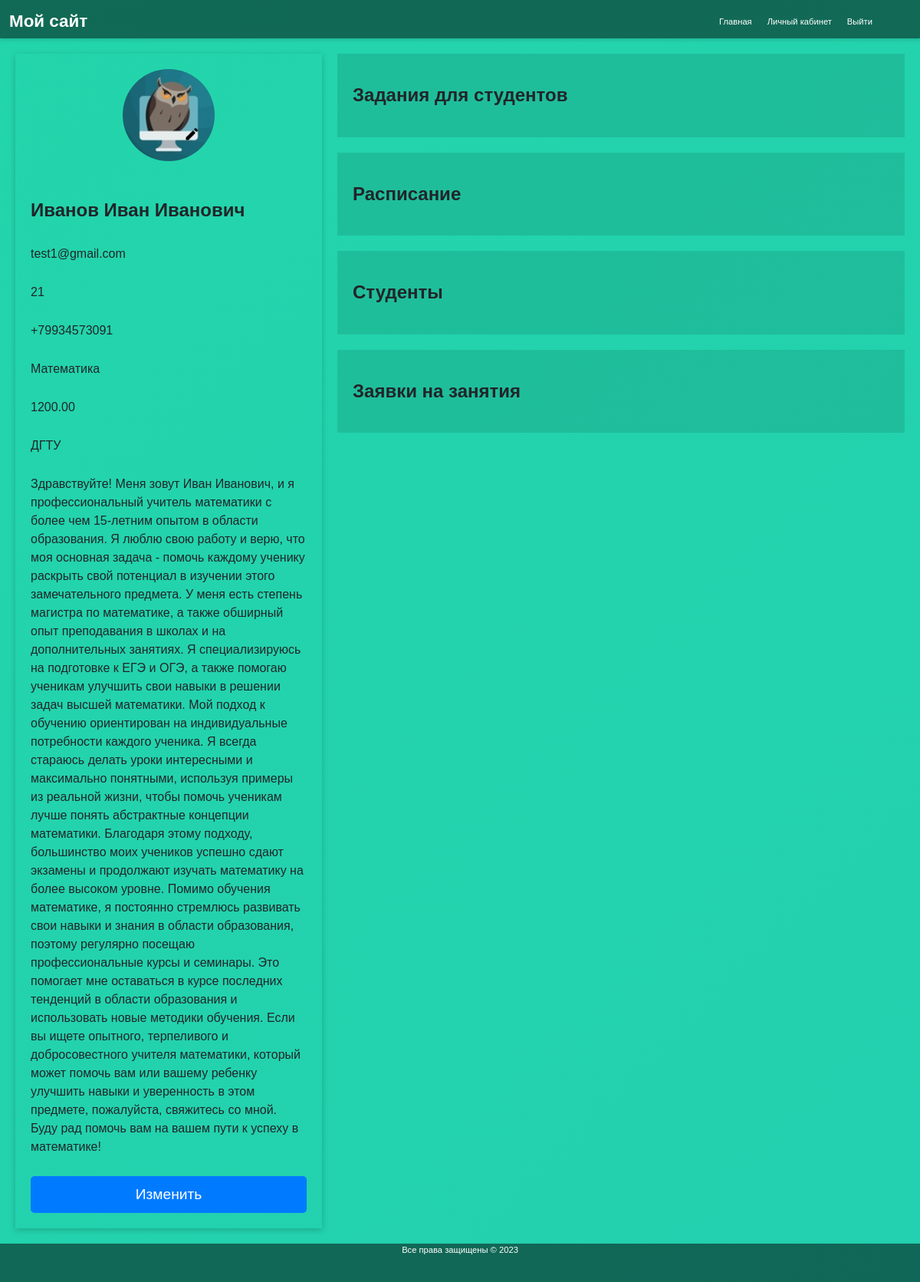
The app's page /tutor_dashboard/ (signed in) with its own data.
### tutorapp/models.py (models this page shows, shortened)
class Tutor(models.Model):
    user = models.OneToOneField(User, on_delete=models.CASCADE, null=True, blank=True)
    name = models.CharField(max_length=100, default="Нет имени")
    age = models.IntegerField(null=True)
    email = models.EmailField()
    phone = models.CharField(max_length=20, null=True)
    subject = models.ForeignKey(Subject, on_delete=models.CASCADE, null=True)
    hourly_rate = models.DecimalField(max_digits=6, decimal_places=2, null=True)
    qualification = models.TextField(null=True)
    homeworks = models.ManyToManyField(Homework, related_name='tutors', null=True)
    bio = models.TextField(null=True)
    avatar = models.ImageField(upload_to='avatars/', null=True, blank=True)

class Subject(models.Model):
    name = models.CharField(max_length=200)
    description = models.TextField()
    def __str__(self):
        return self.name

### tutorapp/views.py (the view, shortened to what this page needs)
# urls.py: path('tutor_dashboard/', views.tutor_dashboard, name='tutor_dashboard'),
@login_required  # Декоратор, требующий авторизации пользователя.
def tutor_dashboard(request):
    tutor = Tutor.objects.filter(user=request.user).first()  # Получение объекта репетитора, связанного с текущим пользователем.
    if tutor is None:  # Если репетитор не найден, производится перенаправление на страницу приветствия.
        return redirect('tutorapp:welcome')
    if request.method == 'POST':  # Обработка POST-запроса.
        form = TutorProfileForm(request.POST, request.FILES, instance=tutor)  # Создание формы с данными из запроса и текущим экземпляром репетитора.
        if form.is_valid():  # Проверка валидности формы.
            form.save()  # Сохранение формы.
    else:  # Если запрос не POST, создается пустая форма.
        form = TutorProfileForm(instance=tutor)
    enrollments = Enrollment.objects.filter(tutor=tutor)  # Получение списка записей на уроки для данного репетитора.
    grouped_enrollments = defaultdict(list)  # Создание словаря, где ключи - пары (id студента, id предмета), а значения - списки записей.
    for enrollment in enrollments:
        key = (enrollment.student.id, enrollment.subject.id)  # Формирование ключа.
        grouped_enrollments[key].append(enrollment)  # Добавление записи в соответствующий список.
    display_enrollments = []  # Список для отображения записей.
    days_mapping = {  # Создание словаря, сопоставляющего числа дней недели с их названиями.
        1: 'Понедельник',
        2: 'Вторник',
        3: 'Среда',
        4: 'Четверг',
        5: 'Пятница',
        6: 'Суббота',
        7: 'Воскресенье'
    }
    lessons = Lesson.objects.filter(tutor=tutor)  # Получение списка уроков данного репетитора.
    current_week = datetime.now().isocalendar()[1]  # Получение номера текущей недели.
    next_week = current_week + 1  # Получение номера следующей недели.
    lessons = [lesson for lesson in lessons if current_week <= lesson.date.isocalendar()[1] <= next_week]  # Фильтрация уроков по дате.
    students = Student.objects.filter(lesson__in=lessons).distinct()  # Получение списка уникальных студентов, имеющих уроки.
    lessons_weekday = defaultdict(list)  # Создание словаря, где ключи - дни недели, а значения - списки уроков.
    for lesson in lessons:
        weekday = days_mapping[lesson.date.weekday() + 1]  # Преобразование номера дня недели в его название.
        date = lesson.date.strftime('%d.%m.%Y')  # Преобразование даты урока в строку.
        weekday_key = f'{weekday} {date}'  # Создание ключа для словаря lessons_weekday.
        start_time = lesson.date.strftime('%H:%M')  # Преобразование времени начала урока в строку.
        end_time = (datetime.strptime(start_time, '%H:%M') + timedelta(minutes=lesson.duration)).strftime('%H:%M')  # Вычисление времени окончания урока.
        title = lesson.title.replace(' lesson', '')  # Удаление 'lesson' из названия урока.
        lesson_info = {'start_time': start_time,
                       'end_time': end_time,
                       'title': title}  # Создание словаря информации об уроке.
        lessons_weekday[weekday_key].append(lesson_info)  # Добавление информации об уроке в список уроков для данного дня.
    days_order = {v: k for k, v in days_mapping.items()}  # Создание словаря, сопоставляющего названия дней недели с их числами.
    sorted_lessons_weekday = {weekday: sorted(lessons, key=lambda x: x['start_time']) for weekday, lessons in
                              lessons_weekday.items()}  # Сортировка уроков каждого дня по времени начала.
    sorted_lessons_weekday = dict(sorted(sorted_lessons_weekday.items(),
                                         key=lambda item: (days_order[item[0].split()[0]], item[0].split()[1])))  # Сортировка дней по порядку в неделе и по дате.
    lessons_data = []  # Список для информации об уроках.
    for lesson in lessons:  # Обработка каждого урока.
        homework = Homework.objects.filter(lesson=lesson).first()  # Получение домашнего задания для урока.
        tasks = []  # Список заданий.
        if homework:  # Если есть домашнее задание.
            tasks = [{  # Добавление информации о задании в список.
                'exercise': task.exercise,
                'answer': task.answer,
                'student_answer': StudentAnswer.objects.filter(task=task).first()
            } for task in homework.tasks.all()]
        lesson_data = {  # Создание словаря с информацией об уроке.
            'id': lesson.id,
            'formatted_date': lesson.date.strftime('%d.%m.%Y в %H:%M'),
            'duration': lesson.duration,
            'student_name': lesson.student.name,
            'title': lesson.title.replace(' lesson', ''),
            'homework': homework,
            'tasks': tasks,
        }
        lessons_data.append(lesson_data)  # Добавление информации об уроке в список.
    return render(request, 'TutorLk.html', {
        'tutor': tutor,
        'display_enrollments': display_enrollments,
        'lessons': lessons_data,
        'students': students,
        'sorted_lessons_weekday': sorted_lessons_weekday,
        'form': form,
    })

### templates/TutorLk.html (shortened to what this page needs)
{% load static %}
<!DOCTYPE html>
<html>
<head>
    <link rel="stylesheet" href="https://stackpath.bootstrapcdn.com/bootstrap/4.3.1/css/bootstrap.min.css">
    <link rel="stylesheet" href="{% static 'tutorlk.css' %}">
</head>
<body>
    <div class="tutor-dashboard">
        <header>
            <div class="header-content">
                <h1>Мой сайт</h1>
                <nav>
                    <ul>
                        {% if user.is_authenticated %}
                            <li><a href="{% url 'tutorapp:main' %}">Главная</a></li>
                            <li><a href="{% url 'tutorapp:tutor_dashboard' %}">Личный кабинет</a></li>
                            <li><a href="{% url 'tutorapp:logout' %}">Выйти</a></li>
                        {% else %}
                            <li><a href="{% url 'tutorapp:login' %}">Войти</a></li>
                            <li><a href="{% url 'tutorapp:register' %}">Зарегистрироваться</a></li>
                        {% endif %}
                    </ul>
                </nav>
            </div>
        </header>
        <main>
            <div class="grid-container">
                <section class="profile-section">
                    <div class="lef-card">
                        <div class="avatar" style="position:relative;">
                            {% if tutor.avatar %}
                                <img src="{{ tutor.avatar.url }}">
                            {% else %}
                                <img src="{% static 'avatar.jpg' %}">
                            {% endif %}
                            <form id="avatar-form" method="POST" enctype="multipart/form-data">
                                <label for="id_avatar" style="cursor:pointer;position:absolute;bottom:10px;right:10px;">
                                    <img src="{% static 'pencil_icon.png' %}" style="width:20px;">
                                </label>
                            </form>
                        </div>
                        <div id="info">
                            <div class="info-field">
                                <h2>{{ tutor.name }}</h2>
                            </div>
                            <div class="info-field">
                                <p>{{ tutor.email }}</p>
                            </div>
                            <div class="info-field">
                                <p>{{ tutor.age }}</p>
                            </div>
                            <div class="info-field">
                                <p>{{ tutor.phone }}</p>
                            </div>
                            <div class="info-field">
                                <p>{{ tutor.subject }}</p>
                            </div>
                            <div class="info-field">
                                <p>{{ tutor.hourly_rate }}</p>
                            </div>
                            <div class="info-field">
                                <p>{{ tutor.qualification }}</p>
                            </div>
                            <div class="info-field">
                                <p>{{ tutor.bio }}</p>
                            </div>
                            <button id="edit-button">Изменить</button>
                        </div>
                    </div>
                </section>
                <div class="right-section">
                    <section class="tasks-section">
                        <div id="taskheader">
                            <h2>Задания для студентов</h2>
                        </div>
                    </section>
                    <section class="lessons-section">
                        <div id = "scheduleheader">
                            <h2>Расписание</h2>
                        </div>
                    </section>
                    <section class="students-section">
                        <div id = "studentsheader">
                            <h2>Студенты</h2>
                        </div>
                    </section>
                    <section class="requests-section">
                        <div id = "requestsheader">
                            <h2>Заявки на занятия</h2>
                        </div>
                    </section>
                </div>
            </div>
        </main>
        <footer>
            <div class="footer-content">
                <p>Все права защищены © 2023</p>
            </div>
        </footer>
    </div>
</body>
</html>

### static/tutorlk.css (style rules this page uses)
body { margin: 0; padding: 0; display: flex; flex-direction: column; justify-content: space-between; height: 100vh; font-family: Arial, sans-serif; }
.tutor-dashboard { display: flex; flex-direction: column; flex-grow: 1; }
header { left: 0; right: 0; width: 100%; height: 50px; background-color: rgba(0, 0, 0, 0.5); color: white; text-align: center; z-index: 999; box-shadow: 0px 2px 5px 0px rgba(0,0,0,0.15); }
footer { width: 100%; height: 50px; background-color: rgba(0, 0, 0, 0.5); color: white; text-align: center; z-index: 999; box-shadow: 0px 2px 5px 0px rgba(0,0,0,0.15); }
header { top: 0; }
.header-content { display: flex; justify-content: space-between; align-items: center; padding: 20px; }
nav { margin-right: 50px; }
nav ul { list-style-type: none; margin: 0; padding: 0; display: flex; }
nav ul li { margin-left: 20px; }
nav ul li a { color: white; text-decoration: none; }
h2 { display: block !important; font-size: 1.5em !important; margin-block-start: 0.83em !important; margin-block-end: 0.83em !important; margin-inline-start: 0px !important; margin-inline-end: 0px !important; font-weight: bold !important; }
h1 { display: block; font-size: 2em !important; margin-block-start: 0.67em !important; margin-block-end: 0.67em !important; margin-inline-start: 0px !important; margin-inline-end: 0px !important; font-weight: bold !important; }
.header-content { font-size: 0.7em !important ; padding: 0 1%; }
.footer-content { font-size: 0.7em !important ; padding: 0 1%; }
main { flex-grow: 1; padding: 20px; }
.grid-container { display: flex; gap: 20px; }
.right-section { display: flex; flex-direction: column; flex-grow: 1; gap: 20px; }
.tasks-section, .lessons-section, .students-section, .requests-section { background-color: rgba(0, 0, 0, 0.1); padding: 20px; overflow: auto; box-sizing: border-box; }
.lef-card { width: 400px; margin: 0 auto; box-shadow: 0 2px 8px rgba(0, 0, 0, 0.2); padding: 20px; box-sizing: border-box; }
.avatar { width: 120px; height: 120px; overflow: hidden; border-radius: 50%; margin: 0 auto; margin-bottom: 30px; position: relative; }
.avatar img { width: 100%; height: auto; }
.info-field { display: flex; margin-bottom: 10px; border-radius: 5px; }
#edit-button { background-color: #007BFF; border: none; color: white; padding: 10px; text-align: center; text-decoration: none; display: inline-block; font-size: 1.2em; width: 100%; border-radius: 5px; cursor: pointer; }
form { display: flex; flex-direction: column; gap: 20px; }
button { background-color: #007BFF; border: none; color: white; padding: 15px; border-radius: 5px; font-size: 16px; cursor: pointer; transition: background-color 0.3s ease; }
body { background: linear-gradient(-45deg, #ee7752, #e73c7e, #23a6d5, #23d5ab); background-size: 40000px 40000px; animation: gradient-background 15s ease-in-out infinite; }

### records on screen
Tutor: avatar (picture), name "Иванов Иван Иванович", email "test1@gmail.com", age "21", phone "+79934573091", subject "Математика", hourly_rate "1200.00", qualification "ДГТУ", bio "Здравствуйте! Меня зовут Иван Иванович, и я профессиональный учитель математики с более чем 15-летним опытом в области образования. Я люблю свою работу и верю, что моя основная задача - помочь каждому ученику раскрыть свой потенциал в изучении этого замечательного предмета. У меня есть степень магистра по математике, а также обширный опыт преподавания в школах и на дополнительных занятиях. Я специализируюсь на подготовке к ЕГЭ и ОГЭ, а также помогаю ученикам улучшить свои навыки в решении задач высшей математики. Мой подход к обучению ориентирован на индивидуальные потребности каждого ученика. Я всегда стараюсь делать уроки интересными и максимально понятными, используя примеры из реальной…"
